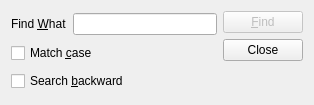
<?xml version="1.0" encoding="UTF-8"?>
<ui version="4.0">
 <class>FindDialog</class>
 <widget class="QWidget" name="FindDialog">
  <property name="geometry">
   <rect>
    <x>0</x>
    <y>0</y>
    <width>314</width>
    <height>105</height>
   </rect>
  </property>
  <property name="windowTitle">
   <string>Form</string>
  </property>
  <layout class="QHBoxLayout" name="horizontalLayout_2">
   <item>
    <layout class="QVBoxLayout" name="verticalLayout">
     <item>
      <layout class="QHBoxLayout" name="horizontalLayout">
       <item>
        <widget class="QLabel" name="label">
         <property name="text">
          <string>Find &amp;What</string>
         </property>
         <property name="buddy">
          <cstring>findLineEdit</cstring>
         </property>
        </widget>
       </item>
       <item>
        <widget class="QLineEdit" name="findLineEdit"/>
       </item>
      </layout>
     </item>
     <item>
      <widget class="QCheckBox" name="caseCheckBox">
       <property name="text">
        <string>Match &amp;case</string>
       </property>
      </widget>
     </item>
     <item>
      <widget class="QCheckBox" name="backwardChechBox">
       <property name="text">
        <string>Search &amp;backward</string>
       </property>
      </widget>
     </item>
    </layout>
   </item>
   <item>
    <layout class="QVBoxLayout" name="verticalLayout_2">
     <item>
      <widget class="QPushButton" name="findButton">
       <property name="enabled">
        <bool>false</bool>
       </property>
       <property name="text">
        <string>&amp;Find</string>
       </property>
      </widget>
     </item>
     <item>
      <widget class="QPushButton" name="closeButton">
       <property name="text">
        <string>Close</string>
       </property>
      </widget>
     </item>
     <item>
      <spacer name="verticalSpacer">
       <property name="orientation">
        <enum>Qt::Vertical</enum>
       </property>
       <property name="sizeHint" stdset="0">
        <size>
         <width>20</width>
         <height>40</height>
        </size>
       </property>
      </spacer>
     </item>
    </layout>
   </item>
  </layout>
 </widget>
 <resources/>
 <connections/>
</ui>
